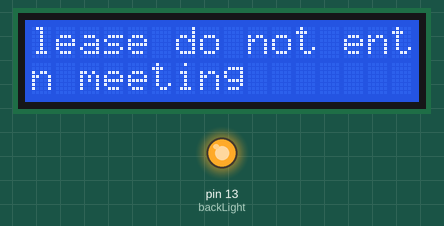
Recording of a sketch running on a simulated Arduino Uno, built with avr-gcc and run on an emulated ATmega328P. Parts: 16×2 character LCD, output pins drawn as LEDs (lit = HIGH).

Above: at 0.21 s.
At 1.42 s:
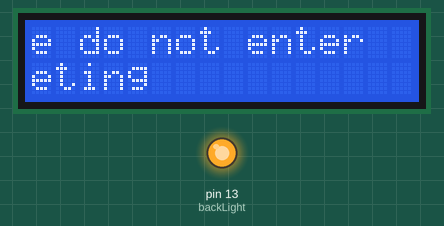
At 2.92 s:
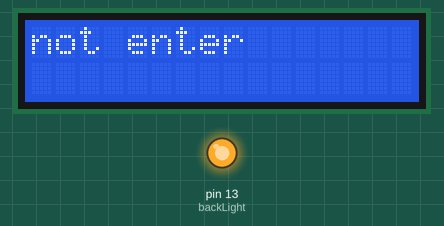
At 5.5 s:
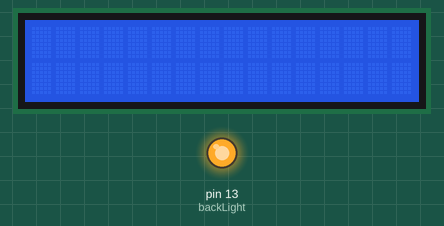
At 9.22 s:
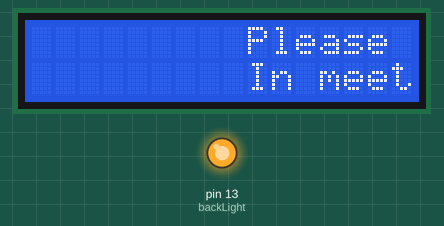
At 12.83 s:
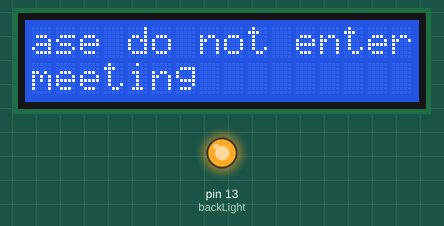

Measured:
- by itself, everything shown: repeats every 12.0 s, in 35 steps
- what the display in image 3 shows lasts 1.8 s, from 5.5 s to 7.3 s

The sketch:

lcd_testrun.ino
```cpp
#include  <LiquidCrystal.h>

LiquidCrystal lcd(12, 11, 10, 5, 4, 3, 2);
int backLight = 13;    // pin 13 will control the backlight

void setup()
{
  pinMode(backLight, OUTPUT);          //set pin 13 as output
  analogWrite(backLight, 150);        //controls the backlight intensity 0-254


  lcd.begin(16,2);                    // columns, rows. size of display
  lcd.clear();                        // clear the screen
  lcd.setCursor(0,0);                 // set cursor to column 0, row 0 (first row)
  lcd.print("Please do not enter");       // input your text here
  lcd.setCursor(0,1);                 // move cursor down one
  lcd.print("In meeting");      //input your text here
}

void loop()
{
  lcd.setCursor(16,3); // set the cursor outside the display count
  lcd.autoscroll();    // set the display to automatically scroll:
  lcd.print(" ");      // print empty character
  delay(300);
}
```
